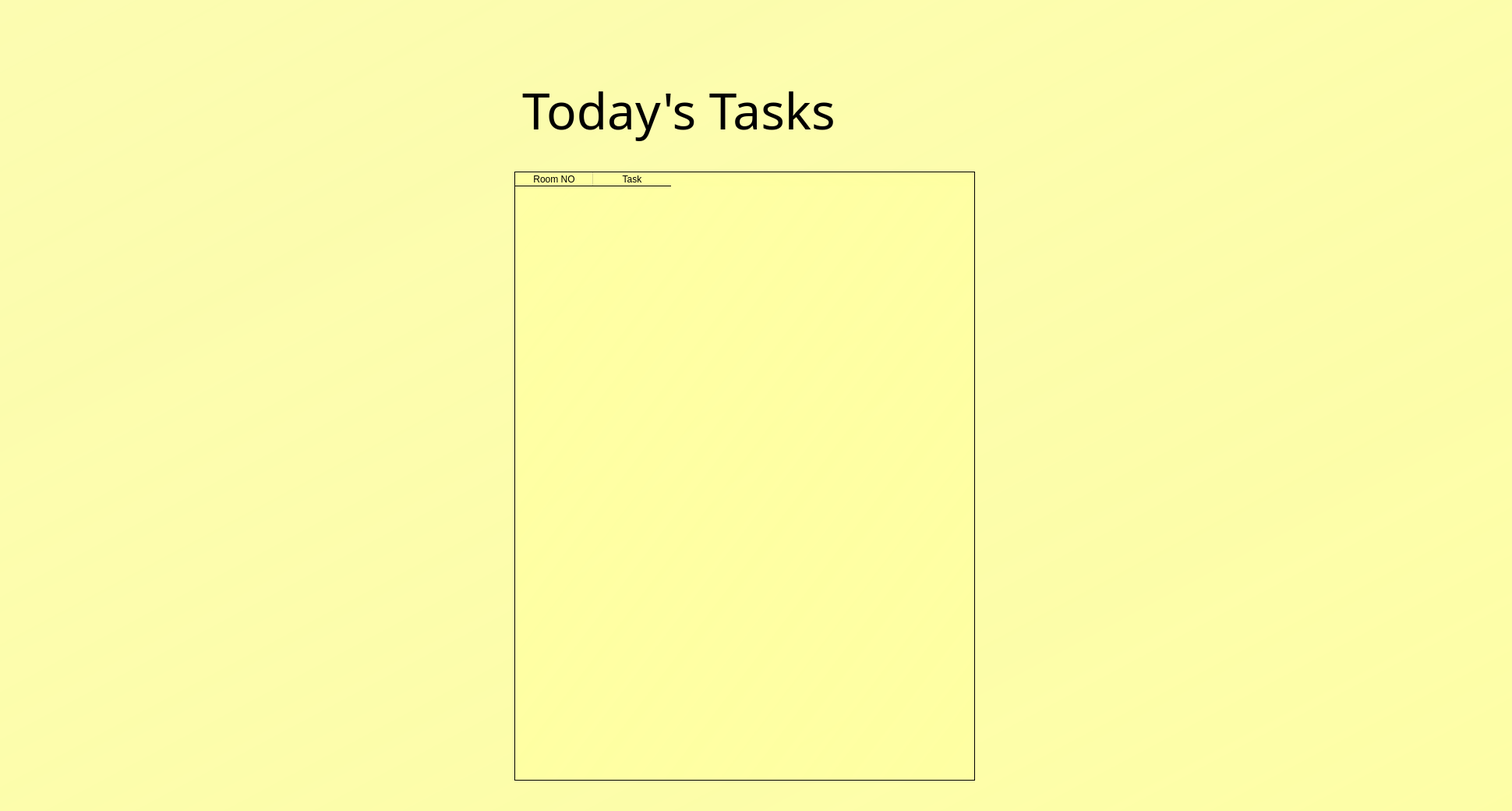
<?xml version="1.0" encoding="UTF-8"?>
<ui version="4.0">
 <class>Dialog</class>
 <widget class="QDialog" name="Dialog">
  <property name="geometry">
   <rect>
    <x>0</x>
    <y>0</y>
    <width>1940</width>
    <height>1040</height>
   </rect>
  </property>
  <property name="windowTitle">
   <string>Dialog</string>
  </property>
  <widget class="QWidget" name="widget" native="true">
   <property name="geometry">
    <rect>
     <x>0</x>
     <y>0</y>
     <width>1940</width>
     <height>1040</height>
    </rect>
   </property>
   <property name="styleSheet">
    <string notr="true">QWidget#widget{
background-color:qlineargradient(spread:reflect, x1:1, y1:1, x2:0, y2:0, stop:0 rgba(254, 255, 162, 240), stop:1 rgba(255, 255, 162, 206));}</string>
   </property>
   <widget class="QLabel" name="loginlbl">
    <property name="geometry">
     <rect>
      <x>670</x>
      <y>70</y>
      <width>601</width>
      <height>141</height>
     </rect>
    </property>
    <property name="font">
     <font>
      <family>Lucida Calligraphy</family>
      <pointsize>48</pointsize>
      <weight>50</weight>
      <italic>false</italic>
      <bold>false</bold>
     </font>
    </property>
    <property name="styleSheet">
     <string notr="true">font: 48pt &quot;Lucida Calligraphy&quot;;</string>
    </property>
    <property name="text">
     <string>Today's Tasks</string>
    </property>
   </widget>
   <widget class="QTableWidget" name="tbl">
    <property name="geometry">
     <rect>
      <x>660</x>
      <y>220</y>
      <width>591</width>
      <height>781</height>
     </rect>
    </property>
    <property name="styleSheet">
     <string notr="true">background-color: qlineargradient(spread:reflect, x1:1, y1:1, x2:0, y2:0, stop:0 rgba(254, 255, 162, 240), stop:1 rgba(255, 255, 162, 206));</string>
    </property>
    <column>
     <property name="text">
      <string>Room NO</string>
     </property>
    </column>
    <column>
     <property name="text">
      <string>Task</string>
     </property>
    </column>
   </widget>
  </widget>
 </widget>
 <resources>
  <include location="../../../anaconda3/Library/bin/abc.qrc"/>
  <include location="images.qrc"/>
 </resources>
 <connections/>
</ui>
